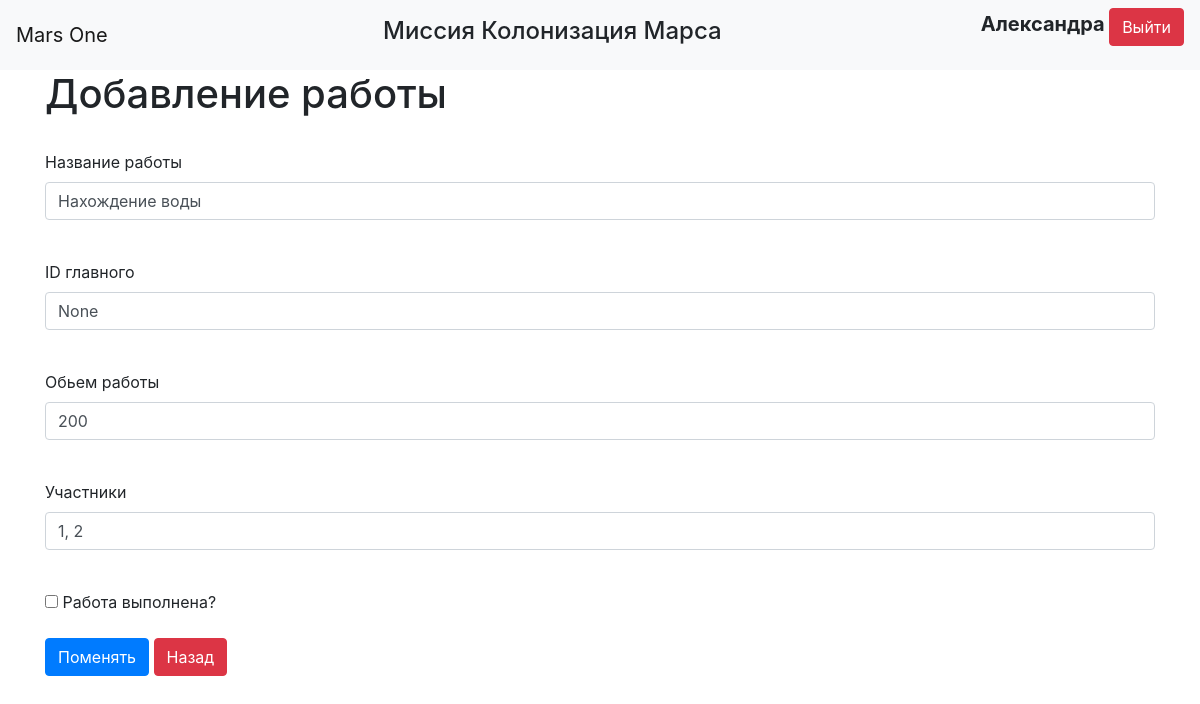
Page /change_job/2 (signed in) on the committed database.
### data/users.py (models this page shows, shortened)
class User(SqlAlchemyBase, UserMixin, SerializerMixin):
    __tablename__ = 'users'
    id = sqlalchemy.Column(sqlalchemy.Integer,
                           primary_key=True, autoincrement=True)
    surname = sqlalchemy.Column(sqlalchemy.String, nullable=True)
    name = sqlalchemy.Column(sqlalchemy.String, nullable=True)
    age = sqlalchemy.Column(sqlalchemy.Integer, nullable=True)
    position = sqlalchemy.Column(sqlalchemy.String, nullable=True)
    speciality = sqlalchemy.Column(sqlalchemy.String, nullable=True)
    address = sqlalchemy.Column(sqlalchemy.String, nullable=True, default=f"module_{randint(0, 99)}")
    email = sqlalchemy.Column(sqlalchemy.String, unique=True, nullable=True)
    hashed_password = sqlalchemy.Column(sqlalchemy.String, nullable=True)
    modified_date = sqlalchemy.Column(sqlalchemy.DateTime, default=datetime.datetime.now)
    jobs = orm.relationship("Jobs", back_populates="user")

### data/jobs.py (models this page shows)
class Jobs(SqlAlchemyBase, SerializerMixin):
    __tablename__ = 'jobs'
    id = sqlalchemy.Column(sqlalchemy.Integer,
                           primary_key=True, autoincrement=True)
    team_leader = sqlalchemy.Column(sqlalchemy.Integer, sqlalchemy.ForeignKey("users.id"),
                                    nullable=True)
    job = sqlalchemy.Column(sqlalchemy.String, nullable=True)
    work_size = sqlalchemy.Column(sqlalchemy.Integer, nullable=True)
    collaborators = sqlalchemy.Column(sqlalchemy.String, nullable=True)
    start_date = sqlalchemy.Column(sqlalchemy.DateTime, default=datetime.datetime.now, nullable=True)
    end_date = sqlalchemy.Column(sqlalchemy.DateTime, nullable=True)
    is_finished = sqlalchemy.Column(sqlalchemy.Boolean, nullable=True)
    creator = sqlalchemy.Column(sqlalchemy.Integer)
    user = orm.relationship('User')

### main.py (the view)
@app.route("/change_job/<int:j_id>", methods=['GET', 'POST'])
@login_required
def change_job(j_id):
    dbs = db_session.create_session()
    job = dbs.query(Jobs).filter(Jobs.id == j_id).first()
    form = AddChangeJobForm()
    if form.validate_on_submit() and current_user.id in (1, job.creator,
                                                         (job.user.id if job.user else 1)):
        job.job = form.job.data
        job.team_leader = form.leader_id.data
        job.work_size = form.work_size.data
        job.collaborators = form.collaborators.data
        job.is_finished = form.is_finished.data
        dbs.commit()
        return redirect("/jobs")
    elif current_user.id in (1, job.creator, (job.user.id if job.user else 1)):
        return render_template('AddChangeJob.html', title='Добавление работы', form=form, job={
            "job": job.job,
            "leader_id": job.team_leader,
            "work_size": job.work_size,
            "collaborators": job.collaborators,
            "checkbox": job.is_finished
        })
    return redirect("/jobs")

### forms/job.py
class AddChangeJobForm(FlaskForm):
    job = StringField('Название работы', validators=[DataRequired()], name="job")
    leader_id = IntegerField("ID главного", validators=[DataRequired()], name="leader_id")
    work_size = IntegerField("Обьем работы", validators=[DataRequired()], name="work_size")
    collaborators = StringField("Участники", validators=[DataRequired()], name="collaborators")
    is_finished = BooleanField("Работа выполнена?", name="checkbox")
    submit = SubmitField('Поменять', name="enter")

### data/db_session.py (called while the page is built)
def create_session() -> Session:
    global __factory
    return __factory()

### main.py (called while the page is built)
@login_manager.user_loader
def load_user(user_id):
    db_sess = db_session.create_session()
    return db_sess.query(User).get(user_id)

### templates/AddChangeJob.html (shortened to what this page needs)
{% extends "base.html" %}
{% block content %}
<h1>Добавление работы</h1>
<br>
<form action="" method="post">
    {% for field in form if field.name not in ('csrf_token', "enter", "checkbox") %}
        <p>
            {{ field.label }}<br>
            {% if job %}
            {{ field(class="form-control", type=field.name, value=job[field.name]) }}<br>
            {% else %}
            {{ field(class="form-control", type=field.name) }}<br>
            {% endif %}
        </p>
    {% endfor %}
    <p>{{ form.is_finished(type="checkbox") }} {{ form.is_finished.label() }}</p>
    <a>
        <a>{{ form.submit(type="submit", class="btn btn-primary") }}</a>
        <a class="btn btn-danger" href="/jobs">Назад</a>
    </a>
</form>
{% endblock %}

### templates/base.html (shortened to what this page needs)
<!doctype html>
<html lang="en">
<head>
    <link rel="stylesheet"
          href="https://stackpath.bootstrapcdn.com/bootstrap/4.4.1/css/bootstrap.min.css"
>
    <link rel="stylesheet" type="text/css" href="{{ url_for('static', filename='css/style.css') }}" />
</head>
<body>
<header>
    <nav class="navbar navbar-light bg-light">
        <a class="navbar-brand">Mars One</a>
        <h4 class="center">Миссия Колонизация Марса</h4>
        {% if current_user.is_authenticated %}
            <p>
                <a class="bold">{{ current_user.name }}</a>
                <a class="btn btn-danger" href="/logout">Выйти</a>
            </p>
        {% else %}
            <p>
                <a class="btn btn-primary" href="/register">Зарегистрироваться</a>
                <a class="btn btn-success" href="/login">Войти</a>
            </p>
        {% endif %}
    </nav>
</header>
<main role="main" class="container">
    {% block content %}{% endblock %}
</main>
</body>
</html>

### static/css/style.css (style rules this page uses)
.center { text-align: center; }
.bold { font-size: 20px; font-weight: bold; }

### rows in the picture
User: name "Александра"
Jobs: job "Нахождение воды" "200" "1, 2"

### other values in the picture
{{ field.label }} "Название работы" "ID главного" "Обьем работы" "Участники"
